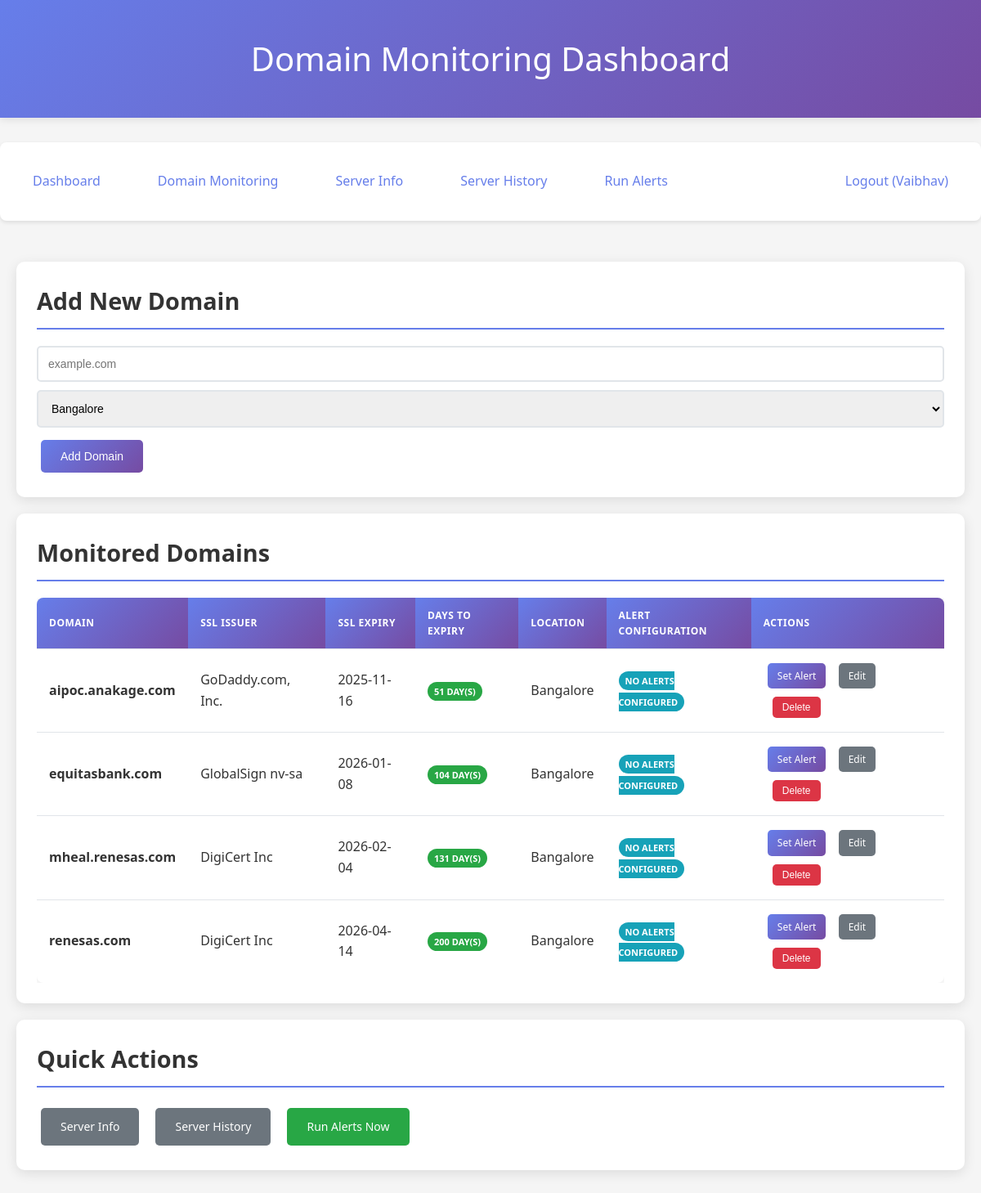
Page /domain (signed in) on the committed database.
### tables this page shows
CREATE TABLE users (
            id INTEGER PRIMARY KEY AUTOINCREMENT,
            name TEXT,
            email TEXT UNIQUE NOT NULL,
            password_hash TEXT NOT NULL,
            role TEXT NOT NULL,          -- super_admin, admin, super_analytics, analytics
            location TEXT                -- required for admin/analytics
        );

CREATE TABLE domains (
            id INTEGER PRIMARY KEY AUTOINCREMENT,
            name TEXT UNIQUE NOT NULL,
            registrar TEXT,
            creation_date TEXT,
            expiration_date TEXT,
            ssl_issuer TEXT,
            ssl_expiry TEXT,
            location TEXT
        );

### 1app.py (the view, shortened to what this page needs)
@app.route('/domain', methods=['GET', 'POST'])
@login_required
def domain():
    conn = get_db_connection()
    c = conn.cursor()
    user = get_current_user()
    base_sql = """
        SELECT d.name, d.registrar, d.creation_date, d.expiration_date, d.ssl_issuer, d.ssl_expiry, d.location,
               a.recipients, a.days_before, a.send_once, a.sent, a.frequency, a.end_date, a.active, a.last_sent
        FROM domains d
        LEFT JOIN domain_alerts a ON a.domain_name = d.name
    """
    params = []
    if user and user["role"] in ("admin", "analytics"):
        base_sql += " WHERE LOWER(d.location)=LOWER(?)"
        params.append(user["location"] or "")
    base_sql += " ORDER BY d.name"
    c.execute(base_sql, params)
    rows = c.fetchall()
    domains = []
    now = datetime.datetime.now()
    for r in rows:
        ssl_expiry = r["ssl_expiry"]
        days_left = None
        try:
            if ssl_expiry:
                expiry_dt = datetime.datetime.strptime(ssl_expiry, "%Y-%m-%d")
                days_left = (expiry_dt - now).days
        except Exception:
            days_left = None
        domains.append({
            "name": r["name"],
            "registrar": r["registrar"],
            "creation_date": r["creation_date"],
            "expiration_date": r["expiration_date"],
            "ssl_issuer": r["ssl_issuer"],
            "ssl_expiry": r["ssl_expiry"],
            "location": r["location"],
            "days_left": days_left,
            "alert_recipients": r["recipients"],
            "alert_days_before": r["days_before"],
            "alert_send_once": bool(r["send_once"]) if r["send_once"] is not None else False,
            "alert_sent": bool(r["sent"]) if r["sent"] is not None else False,
            "alert_frequency": r["frequency"],
            "alert_end_date": r["end_date"],
            "alert_active": bool(r["active"]) if r["active"] is not None else True,
            "alert_last_sent": r["last_sent"]
        })
    conn.close()
    return render_template('domain.html', domains=domains, now=now.date(), locations=get_locations(), user=user)

### 1app.py (called while the page is built)
def get_db_connection():
    conn = sqlite3.connect(DB_FILE)
    conn.row_factory = sqlite3.Row
    return conn

def get_current_user():
    user_id = session.get('user_id')
    if not user_id:
        return None
    conn = get_db_connection()
    c = conn.cursor()
    c.execute("SELECT id, name, email, role, location FROM users WHERE id = ?", (user_id,))
    row = c.fetchone()
    conn.close()
    return row

def login_required(view_func):
    @functools.wraps(view_func)
    def wrapper(*args, **kwargs):
        if not get_current_user():
            return redirect(url_for('login', next=request.path))
        return view_func(*args, **kwargs)
    return wrapper

def get_locations():
    conn = get_db_connection()
    c = conn.cursor()
    c.execute("SELECT name FROM locations ORDER BY name")
    rows = [r[0] for r in c.fetchall()]
    conn.close()
    return rows

### templates/domain.html (shortened to what this page needs)
<!DOCTYPE html>
<html>
<head>
    <link rel="stylesheet" href="{{ url_for('static', filename='style.css') }}">
</head>
<body>
    <header>
        <div class="container">
            <h1>Domain Monitoring Dashboard</h1>
        </div>
    </header>
    <nav>
        <div class="container">
            <ul>
                <li><a href="/">Dashboard</a></li>
                <li><a href="/domain">Domain Monitoring</a></li>
                <li><a href="/server">Server Info</a></li>
                <li><a href="/server/history">Server History</a></li>
                <li><a href="/run_alerts">Run Alerts</a></li>
                {% if user %}
                    <li style="margin-left:auto"><a href="/logout">Logout ({{ user.name }})</a></li>
                {% else %}
                    <li style="margin-left:auto"><a href="/login">Login</a></li>
                {% endif %}
            </ul>
        </div>
    </nav>
    <div class="container">
        <div class="card">
            <h2>Add New Domain</h2>
            <form method="POST" style="display: flex; gap: 10px; align-items: center; flex-wrap: wrap;">
                <input type="text" name="domain_name" placeholder="example.com" required class="form-control" style="flex: 1; min-width: 200px;">
                <select name="location" class="form-control" style="min-width: 180px;">
                    {% for loc in locations %}
                        <option value="{{ loc }}">{{ loc }}</option>
                    {% endfor %}
                </select>
                <button type="submit" class="btn btn-primary">Add Domain</button>
            </form>
        </div>
        {% if domains %}
            <div class="card">
                <h2>Monitored Domains</h2>
                <div class="table-container">
                    <table>
                        <thead>
                            <tr>
                                <th>Domain</th>
                                <th>SSL Issuer</th>
                                <th>SSL Expiry</th>
                                <th>Days to Expiry</th>
                                <th>Location</th>
                                <th>Alert Configuration</th>
                                <th>Actions</th>
                            </tr>
                        </thead>
                        <tbody>
                            {% for d in domains %}
                            <tr>
                                <td><strong>{{ d.name }}</strong></td>
                                <td>{{ d.ssl_issuer or '-' }}</td>
                                <td>{{ d.ssl_expiry or '-' }}</td>
                                <td>
                                    {% if d.days_left is not none %}
                                        {% if d.days_left < 0 %}
                                            <span class="badge badge-danger">Expired {{ -d.days_left }} day(s) ago</span>
                                        {% elif d.days_left <= 30 %}
                                            <span class="badge badge-warning">{{ d.days_left }} day(s)</span>
                                        {% else %}
                                            <span class="badge badge-success">{{ d.days_left }} day(s)</span>
                                        {% endif %}
                                    {% else %}
                                        <span class="badge badge-info">Unknown</span>
                                    {% endif %}
                                </td>
                                <td>{{ d.location or '-' }}</td>
                                <td>
                                    {% if d.alert_recipients %}
                                        <div style="font-size: 0.9em;">
                                            <div><strong>Recipients:</strong> {{ d.alert_recipients }}</div>
                                            <div><strong>Days before:</strong> {{ d.alert_days_before }}</div>
                                            <div><strong>Frequency:</strong> {{ d.alert_frequency or 'once' }}</div>
                                            <div><strong>Send once:</strong> {{ 'Yes' if d.alert_send_once else 'No' }}</div>
                                            <div><strong>Active:</strong> {{ 'Yes' if d.alert_active else 'No' }}</div>
                                            {% if d.alert_end_date %}
                                                <div><strong>Ends:</strong> {{ d.alert_end_date }}</div>
                                            {% endif %}
                                            {% if d.alert_last_sent %}
                                                <div><strong>Last Sent:</strong> {{ d.alert_last_sent }}</div>
                                            {% endif %}
                                            <div><strong>Status:</strong>
                                                <span class="badge {% if d.alert_sent %}badge-success{% else %}badge-warning{% endif %}">
                                                    {{ 'Sent' if d.alert_sent else 'Pending' }}
                                                </span>
                                            </div>
                                        </div>
                                    {% else %}
                                        <span class="badge badge-info">No alerts configured</span>
                                    {% endif %}
                                </td>
                                <td>
                                    <a href="{{ url_for('alert') }}?domain_name={{ d.name }}" class="btn btn-sm btn-primary">
                                        {{ 'Edit Alert' if d.alert_recipients else 'Set Alert' }}
                                    </a>
                                    <a href="/domain/edit/{{ d.name }}" class="btn btn-sm btn-secondary" style="margin-left:6px;">Edit</a>
                                    <form action="/domain/delete/{{ d.name }}" method="POST" style="display:inline-block; margin-left:6px;" onsubmit="return confirm('Delete domain \'"+ ({{ d.name|tojson }}) +"\'?');">
                                        <button type="submit" class="btn btn-sm btn-danger">Delete</button>
                                    </form>
                                </td>
                            </tr>
                            {% endfor %}
                        </tbody>
                    </table>
                </div>
            </div>
        {% else %}
            <div class="card">
                <div class="alert alert-info">
                    <strong>No domains configured yet.</strong> Add your first domain above to start monitoring SSL certificates and expiration dates.
                </div>
            </div>
        {% endif %}
        <div class="card">
            <h2>Quick Actions</h2>
            <div style="display: flex; gap: 10px; flex-wrap: wrap;">
                <a href="/server" class="btn btn-secondary">Server Info</a>
                <a href="/server/history" class="btn btn-secondary">Server History</a>
                <a href="/run_alerts" class="btn btn-success">Run Alerts Now</a>
            </div>
        </div>
    </div>
</body>
</html>

### static/style.css (style rules this page uses)
* { margin: 0; padding: 0; box-sizing: border-box; }
body { font-family: 'Segoe UI', Tahoma, Geneva, Verdana, sans-serif; line-height: 1.6; color: #333; background-color: #f5f5f5; }
.container { max-width: 1200px; margin: 0 auto; padding: 20px; }
header { background: linear-gradient(135deg, #667eea 0%, #764ba2 100%); color: white; padding: 20px 0; margin-bottom: 30px; box-shadow: 0 2px 10px rgba(0,0,0,0.1); }
header h1 { text-align: center; font-size: 2.5em; font-weight: 300; }
nav { background: white; padding: 15px 0; margin-bottom: 30px; box-shadow: 0 2px 5px rgba(0,0,0,0.1); border-radius: 8px; }
nav ul { list-style: none; display: flex; justify-content: center; gap: 30px; }
nav a { text-decoration: none; color: #667eea; font-weight: 500; padding: 10px 20px; border-radius: 5px; transition: all 0.3s ease; }
.card { background: white; padding: 25px; border-radius: 10px; box-shadow: 0 4px 15px rgba(0,0,0,0.1); margin-bottom: 20px; }
.card h2 { color: #333; margin-bottom: 20px; font-size: 1.8em; border-bottom: 2px solid #667eea; padding-bottom: 10px; }
.form-control { width: 100%; padding: 12px; border: 2px solid #e1e5e9; border-radius: 5px; font-size: 14px; transition: border-color 0.3s ease; }
.btn { padding: 12px 24px; border: none; border-radius: 5px; cursor: pointer; font-size: 14px; font-weight: 500; text-decoration: none; display: inline-block; transition: all 0.3s ease; margin: 5px; }
.btn-primary { background: linear-gradient(135deg, #667eea 0%, #764ba2 100%); color: white; }
.btn-secondary { background-color: #6c757d; color: white; }
.btn-danger { background-color: #dc3545; color: white; }
.btn-success { background-color: #28a745; color: white; }
.btn-sm { padding: 6px 12px; font-size: 12px; }
.table-container { overflow-x: auto; margin-top: 20px; }
table { width: 100%; border-collapse: collapse; background: white; border-radius: 8px; overflow: hidden; box-shadow: 0 2px 10px rgba(0,0,0,0.1); }
th, td { padding: 12px 15px; text-align: left; border-bottom: 1px solid #e1e5e9; }
th { background: linear-gradient(135deg, #667eea 0%, #764ba2 100%); color: white; font-weight: 600; text-transform: uppercase; font-size: 12px; letter-spacing: 0.5px; }
tr:last-child td { border-bottom: none; }
.badge { padding: 4px 8px; border-radius: 12px; font-size: 11px; font-weight: 600; text-transform: uppercase; }
.badge-success { background-color: #28a745; color: white; }
.badge-info { background-color: #17a2b8; color: white; }

### rows in the picture
users: name "Vaibhav"
domains: name "aipoc.anakage.com", ssl_issuer "GoDaddy.com, Inc.", ssl_expiry "2025-11-16", days_left "51", location "Bangalore", alert_recipients "Set Alert"
domains: name "equitasbank.com", ssl_issuer "GlobalSign nv-sa", ssl_expiry "2026-01-08", days_left "104", location "Bangalore", alert_recipients "Set Alert"
domains: name "mheal.renesas.com", ssl_issuer "DigiCert Inc", ssl_expiry "2026-02-04", days_left "131", location "Bangalore", alert_recipients "Set Alert"
domains: name "renesas.com", ssl_issuer "DigiCert Inc", ssl_expiry "2026-04-14", days_left "200", location "Bangalore", alert_recipients "Set Alert"

### other values in the picture
form field location "Bangalore"
